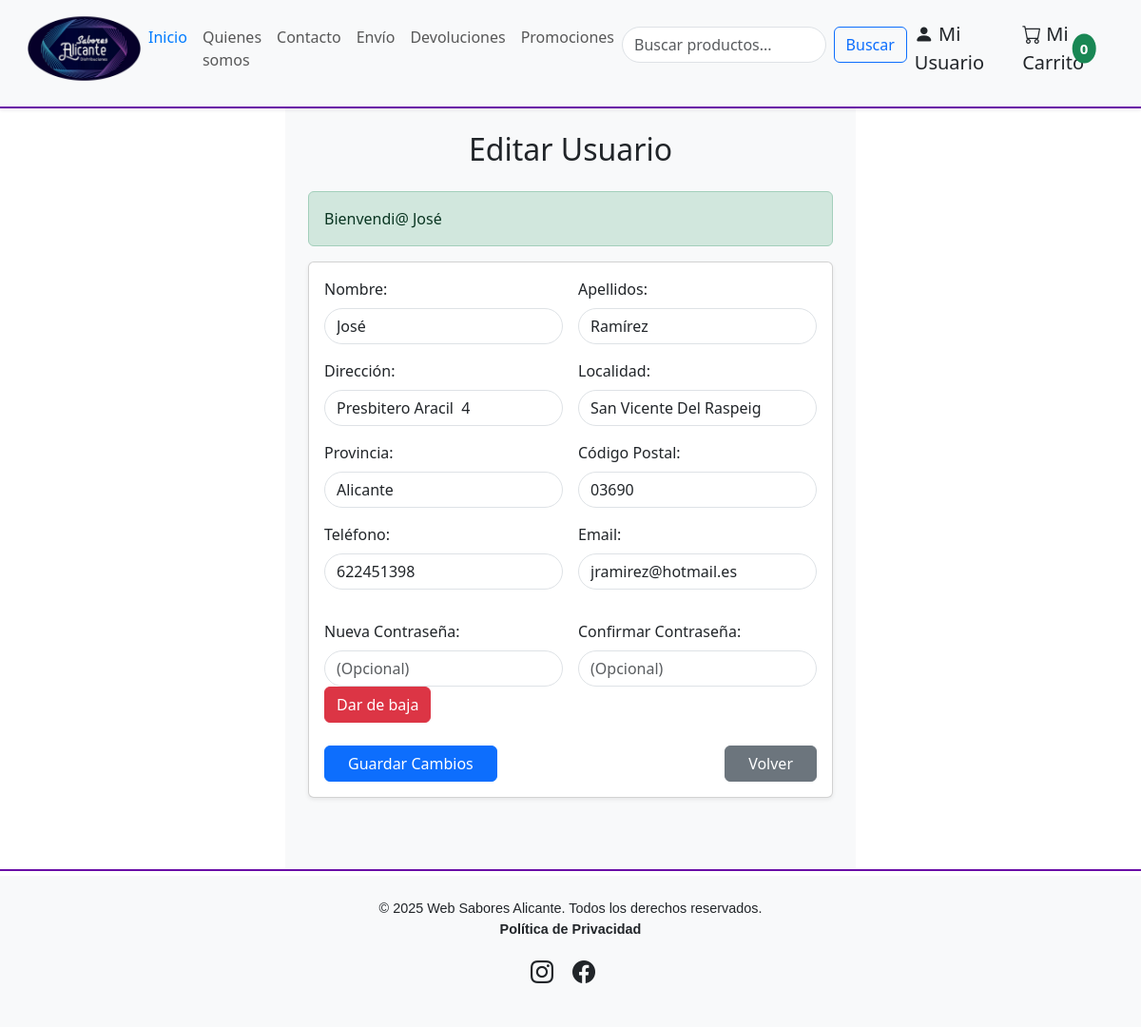
Page /editar_usuario.php?id=11 (signed in) on the committed database.
### tables this page shows
CREATE TABLE `usuarios` (
  `id` int(11) NOT NULL,
  `clave` varchar(255) NOT NULL,
  `dni` varchar(9) NOT NULL,
  `nombre` varchar(50) NOT NULL,
  `apellidos` varchar(125) NOT NULL,
  `direccion` varchar(255) NOT NULL,
  `localidad` varchar(50) NOT NULL,
  `provincia` varchar(50) NOT NULL,
  `cp` char(5) NOT NULL,
  `telefono` varchar(15) NOT NULL,
  `email` varchar(125) NOT NULL,
  `rol` enum('Usuario','Empleado','Administrador','Contable') NOT NULL DEFAULT 'Usuario',
  `activo` tinyint(1) NOT NULL DEFAULT 1
);

### htdocs/gestores/gestor_usuarios.php (called while the page is built, shortened)
<?php
class Usuario
{
    private $nombre;
    private $apellidos;
    private $direccion;
    private $localidad;
    private $provincia;
    private $cp;
    private $telefono;
    private $email;
    public function __construct($id, $clave, $dni, $nombre, $apellidos, $direccion, $localidad, $provincia, $cp, $telefono, $email, $rol, $activo)
    {
        $this->nombre = $nombre;
        $this->apellidos = $apellidos;
        $this->direccion = $direccion;
        $this->localidad = $localidad;
        $this->provincia = $provincia;
        $this->cp = $cp;
        $this->telefono = $telefono;
        $this->email = $email;
    }
    public function getNombre()
    {
        return $this->nombre;
    }
    public function getApellidos()
    {
        return $this->apellidos;
    }
    public function getDireccion()
    {
        return $this->direccion;
    }
    public function getLocalidad()
    {
        return $this->localidad;
    }
    public function getProvincia()
    {
        return $this->provincia;
    }
    public function getCp()
    {
        return $this->cp;
    }
    public function getTelefono()
    {
        return $this->telefono;
    }
    public function getEmail()
    {
        return $this->email;
    }
}
class GestorUsuarios
{
    private $pdo;
    public function __construct($pdo)
    {
        $this->pdo = $pdo;
    }
    public function obtener_usuario_por_id($id)
    {
        $query = "SELECT * FROM usuarios WHERE id = :id";
        try {
            $stmt = $this->pdo->prepare($query);
            $stmt->execute([':id' => $id]);
            $usuario = $stmt->fetch(PDO::FETCH_OBJ);
            if ($usuario !== false) {
                return new Usuario(
                    $usuario->id,
                    $usuario->clave,
                    $usuario->dni,
                    $usuario->nombre,
                    $usuario->apellidos,
                    $usuario->direccion,
                    $usuario->localidad,
                    $usuario->provincia,
                    $usuario->cp,
                    $usuario->telefono,
                    $usuario->email,
                    $usuario->rol,
                    $usuario->activo
                );
            }
            return null;
        } catch (PDOException $e) {
            throw new Exception('Error al obtener el usuario: ' . $e->getMessage());
        }
    }
}

### htdocs/editar_usuario.php (the view, shortened to what this page needs)
<?php
include_once 'gestores/gestor_usuarios.php';
$rol_sesion = $_SESSION['rol'];
$pdo = conectar_db();
$gestorUsuario = new GestorUsuarios($pdo);
$errores = [];
if (isset($_GET['id'])) {
    $id = $_GET['id'];
    $usuario = $gestorUsuario->obtener_usuario_por_id($id);
} else {
    $errores[] = "ID de usuario no proporcionado.";
}
?>
<?php include_once "includes/header.php"; ?>
<div class="container-fluid d-flex flex-column min-vh-100">
    <div class="row flex-grow-1 justify-content-center">
        <main class="col-md-8 col-lg-6 p-4 bg-light">
            <h2 class="text-center mb-4">Editar Usuario</h2>
            <?php require_once 'config/procesa_errores.php'; ?>
            <div class="card shadow-sm">
                <div class="card-body">
                    <form method="POST" action="<?php $_SERVER['PHP_SELF']; ?>">
                        <div class="row g-3">
                            <div class="col-md-6">
                                <label for="nombre" class="form-label">Nombre:</label>
                                <input type="text" name="nombre" class="form-control" value="<?php echo htmlspecialchars($usuario->getNombre()); ?>" required>
                            </div>
                            <div class="col-md-6">
                                <label for="apellidos" class="form-label">Apellidos:</label>
                                <input type="text" name="apellidos" class="form-control" value="<?php echo htmlspecialchars($usuario->getApellidos()); ?>" required>
                            </div>
                            <div class="col-md-6">
                                <label for="direccion" class="form-label">Dirección:</label>
                                <input type="text" name="direccion" class="form-control" value="<?php echo htmlspecialchars($usuario->getDireccion()); ?>" required>
                            </div>
                            <div class="col-md-6">
                                <label for="localidad" class="form-label">Localidad:</label>
                                <input type="text" name="localidad" class="form-control" value="<?php echo htmlspecialchars($usuario->getLocalidad()); ?>" required>
                            </div>
                            <div class="col-md-6">
                                <label for="provincia" class="form-label">Provincia:</label>
                                <input type="text" name="provincia" class="form-control" value="<?php echo htmlspecialchars($usuario->getProvincia()); ?>" required>
                            </div>
                            <div class="col-md-6">
                                <label for="cp" class="form-label">Código Postal:</label>
                                <input type="text" name="cp" class="form-control" value="<?php echo htmlspecialchars($usuario->getCp()); ?>" required>
                            </div>
                            <div class="col-md-6">
                                <label for="telefono" class="form-label">Teléfono:</label>
                                <input type="tel" name="telefono" class="form-control" value="<?php echo htmlspecialchars($usuario->getTelefono()); ?>" required>
                            </div>
                            <div class="col-md-6">
                                <label for="email" class="form-label">Email:</label>
                                <input type="email" name="email" class="form-control" value="<?php echo htmlspecialchars($usuario->getEmail()); ?>" required>
                            </div>
                        </div>
                        <div class="row g-3 mt-3">
                            <div class="col-md-6">
                                <label for="clave" class="form-label">Nueva Contraseña:</label>
                                <input type="password" name="clave" class="form-control" placeholder="(Opcional)">
                            </div>
                            <div class="col-md-6">
                                <label for="confirmar_clave" class="form-label">Confirmar Contraseña:</label>
                                <input type="password" name="confirmar_clave" class="form-control" placeholder="(Opcional)">
                            </div>
                        </div>
                        <?php if ($rol_sesion === 'Usuario') : ?>
                                <button type="submit" class="btn btn-danger" name="dar_baja" onclick="return confirm('¿Estás seguro de que quieres dar de baja tu cuenta?')">Dar de baja</button>
                        <?php endif; ?>
                        <div class="d-flex justify-content-between mt-4">
                            <button type="submit" class="btn btn-primary px-4" name="editar_usuario">Guardar Cambios</button>
                            <button type="button" class="btn btn-secondary px-4" onclick="history.back()">Volver</button>
                        </div>
                    </form>
                </div>
            </div>
        </main>
    </div>
</div>
<?php include_once "includes/footer.php"; ?>

### htdocs/estilos/styles.css (style rules this page uses)
body { font-family: 'Roboto', sans-serif; background-color: #f8f9fa; display: flex; flex-direction: column; min-height: 100vh; margin: 0; }
form .form-control { border-radius: 20px; box-shadow: none; }
form button { border-radius: 20px; padding: 10px 20px; }

### rows in the picture
usuarios: nombre "José", apellidos "Ramírez", direccion "Presbitero Aracil 4", localidad "San Vicente Del Raspeig", provincia "Alicante", cp "03690", telefono "622451398", email "jramirez@hotmail.es"

### other values in the picture
$total_articulos "0"
$_SESSION['mensaje'] "Bienvendi@ José"
